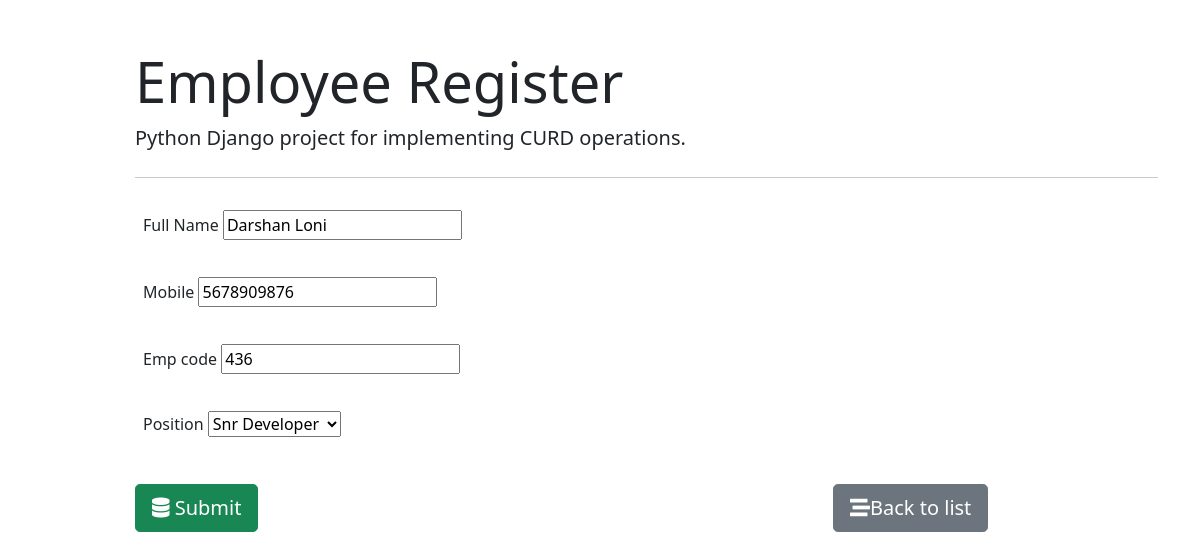
The app's page /employee/6/ with its own data.
### employee_register/models.py (models this page shows)
class Employee(models.Model):
    fullname = models.CharField(max_length=100)
    emp_code = models.CharField(max_length=100)
    mobile = models.CharField(max_length=10)
    position = models.ForeignKey(Position, on_delete=models.CASCADE)

### employee_register/views.py (the view, shortened to what this page needs)
# urls.py: path('', views.employee_form, name="employee_insert"),  #get and post req. for insert operation
def employee_form(request, id=0):
    if request.method == "GET":
        if id == 0:
            form = EmployeeForm()
        else:
            employee = Employee.objects.get(pk=id)
            form = EmployeeForm(instance=employee)
        return render(request, 'employee_register/employee_form.html', {'form': form})

### employee_register/forms.py
class EmployeeForm(forms.ModelForm):
    class Meta:
        model = Employee
        fields = ('fullname', 'mobile', 'emp_code', 'position')
        labels = {
            'fullname': 'Full Name',
            'emp_code': 'EMP. CODE',
        }

### employee_register/models.py (called while the page is built)
    def __str__(self):
        return self.title

### employee_register/templates/employee_register/employee_form.html (shortened to what this page needs)
{% extends 'employee_register/base.html' %}
{% block content %}
    <form method="post" action="" autocomplete="off">
        <table class="table table-borderless">
            <tbody>
             <tr>
                    <td>
                        <div class="mb-3">
                            <label  class="form-label">Full Name</label>
                                {{form.fullname}}
                        </div>
                    </td>
            </tr>
            <tr>
                <td>
                            <div class="mb-3">
                            <label class="form-label">Mobile</label>
                            {{form.mobile}}
                        </div>
                    </td>
            </tr>
            <tr>
                <td>
                    <div class="mb-3">
                            <label  class="form-label">Emp code</label>
                            {{form.emp_code}}
                        </div>
                </td>
            </tr>
            <tr>
                <td>
                    <div class="mb-3">
                                <label  class="form-label">Position</label>
                                {{form.position}}
                            </div>
                </td>
            </tr>
            </tbody>
        </table>
        <div class="row">
            <div class="col-md-8">
                <button type="submit" class="btn btn-success btn-block btn-lg"><i class="fa fa-database" aria-hidden="true"></i>
                        Submit</button>
            </div>
            <div class="col-md-4">
                <a href="{% url 'employee_list' %}" class="btn btn-secondary btn-block btn-lg">
                    <i class="fas fa-stream"></i>Back to list
                </a>
            </div>
        </div>
    </form>
{% endblock content %}

### records on screen
Employee: fullname "Darshan Loni", mobile "5678909876", emp_code "436", position "Snr Developer"
